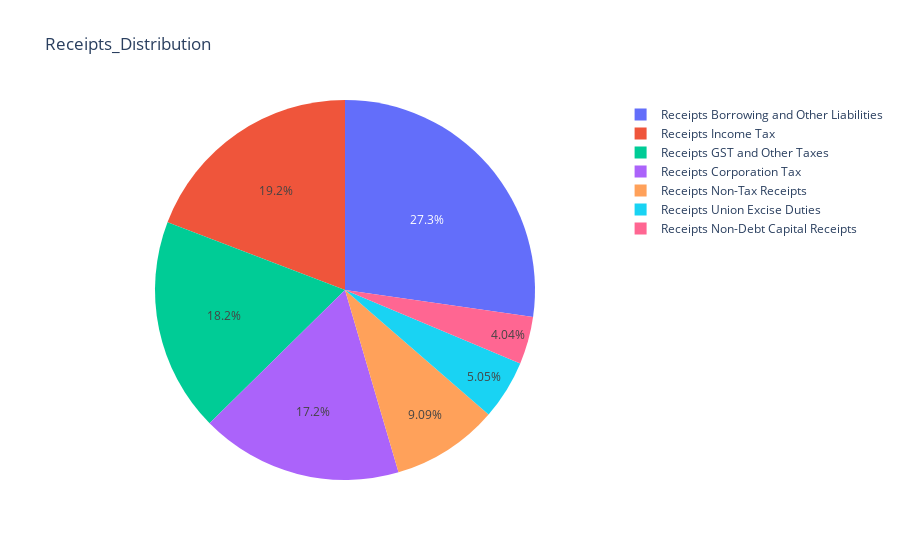

Notebook cell for this chart:
### Code cell
fig_receipt_piechart = px.pie(receipts, values="Value", names="Category", title="Receipts_Distribution")
fig_receipt_piechart.show()

### Figure 1 — Plotly figure (JSON) as saved in the notebook; plotly's stock layout.template omitted (floating-point values rounded to 4 significant figures)
{"data": [{"domain": {"x": [0, 1], "y": [0, 1]}, "hovertemplate": "Category=%{label}<br>Value=%{value}<extra></extra>", "labels": ["Receipts Income Tax", "Receipts Borrowing and Other Liabilities", "Receipts Union Excise Duties", "Receipts GST and Other Taxes", "Receipts Non-Tax Receipts", "Receipts Non-Debt Capital Receipts", "Receipts Corporation Tax"], "legendgroup": "", "name": "", "showlegend": true, "type": "pie", "values": [19, 27, 5, 18, 9, 4, 17]}], "layout": {"legend": {"tracegroupgap": 0}, "title": {"text": "Receipts_Distribution"}}}
